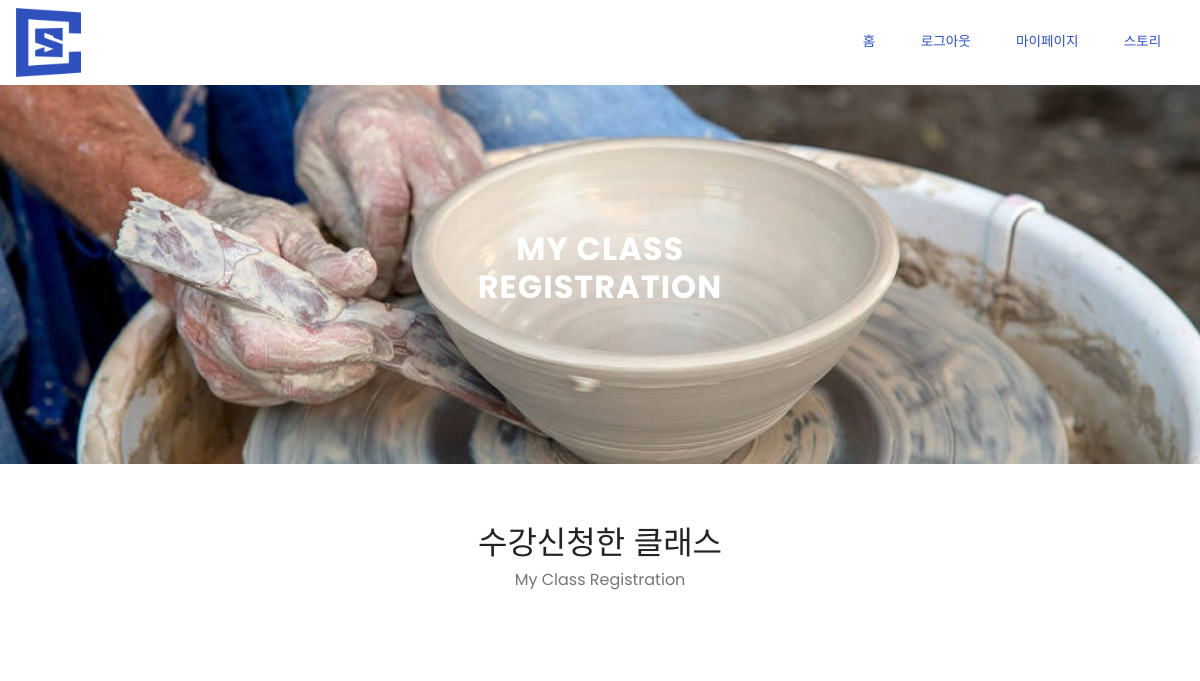
Before: /accounts/my_enroll/ (signed in) with the older database file.
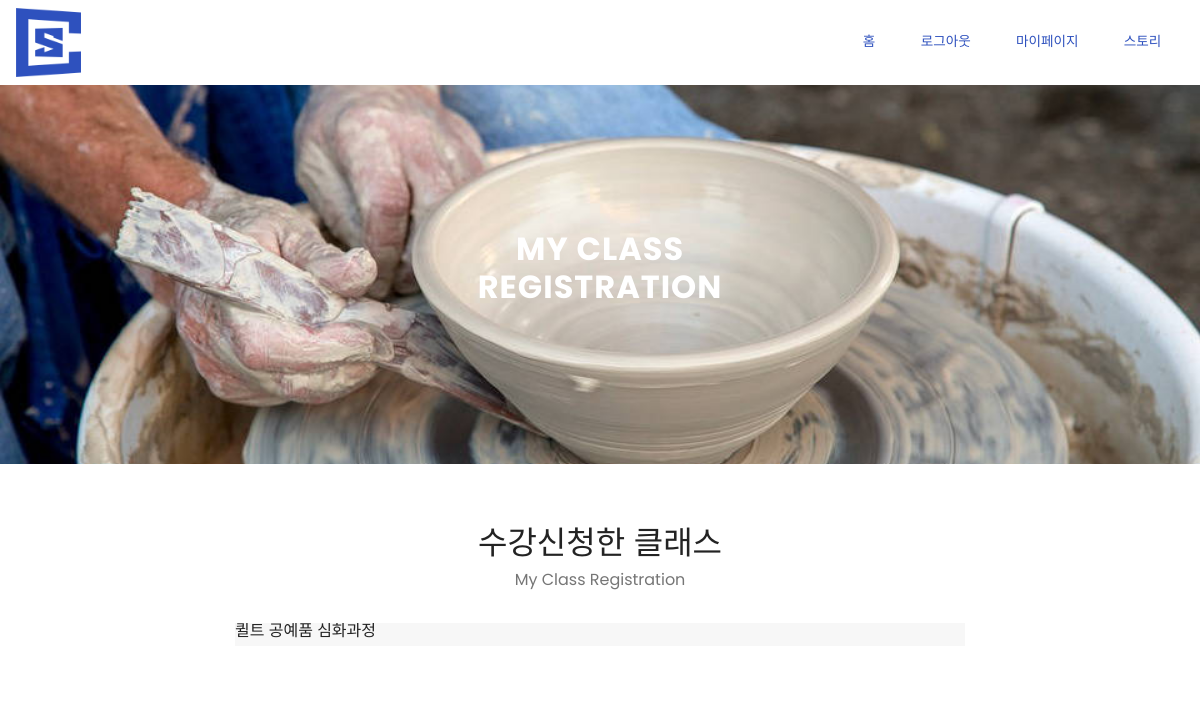
After: the same page with the newer database file.
### classregister/models.py (models this page shows, shortened)
class Book(models.Model):
    user = models.ForeignKey(settings.AUTH_USER_MODEL, on_delete=models.CASCADE)
    book_class = models.ForeignKey(Class, on_delete=models.CASCADE)
    created_at = models.DateTimeField(auto_now_add=True)

class Class(models.Model):
    CATEGORY = (
      ('요리', '요리'),
        ('수공예', '수공예'),
        ('꽃', '꽃'),
        ('미술', '미술'),
        ('음악', '음악'),
        ('미용', '미용'),
        ('운동', '운동'),
        ('커피/차', '커피/차'),
    )
    owner_name = models.ForeignKey(settings.AUTH_USER_MODEL, on_delete=models.CASCADE)
    class_title = models.CharField(max_length=255)
    summary = models.CharField(max_length=255)
    describe = models.TextField()
    price = models.IntegerField()
    date = models.DateTimeField()
    category = models.CharField(max_length=10, choices=CATEGORY) # 미정
    current_number = models.IntegerField(default=0)
    max_number = models.IntegerField()
    img1 = models.ImageField(null=True,blank=True, upload_to='class/')
    img2 = models.ImageField(null=True,blank=True, upload_to='class/')
    img3 = models.ImageField(null=True,blank=True, upload_to='class/')
    img4 = models.ImageField(null=True,blank=True, upload_to='class/')
    img5 = models.ImageField(null=True,blank=True, upload_to='class/')

### accounts/views.py (the view)
# urls.py: path('my_enroll/', views.my_enroll, name='my_enroll'),
@login_required
def my_enroll(request):
    books = Book.objects.filter(user=request.user)
    return render(request, 'accounts/my_enroll.html', {'books': books})

### accounts/templates/accounts/my_enroll.html (shortened to what this page needs)
{% extends 'base.html' %}
{% block content %}
{% load static %}
<!DOCTYPE html>
<html  >
<head>
  <link rel="stylesheet" href="{% static 'assets/web/assets/mobirise-icons/mobirise-icons.css' %}">
  <link rel="stylesheet" href="{% static 'assets/bootstrap/css/bootstrap.min.css' %}">
  <link rel="stylesheet" href="{% static 'assets/bootstrap/css/bootstrap-grid.min.css' %}">
  <link rel="stylesheet" href="{% static 'assets/bootstrap/css/bootstrap-reboot.min.css' %}">
  <link rel="stylesheet" href="{% static 'assets/theme/css/style.css' %}">
  <link rel="preload" as="style" href="{% static 'assets/mobirise/css/mbr-additional.css' %}"><link rel="stylesheet" href="{% static 'assets/mobirise/css/mbr-additional.css' %}" type="text/css">
</head>
<body>
  <section class="features14 popup-btn-cards cid-rIsITcURvh mbr-parallax-background" id="features14-1j">
    <a class="full-link" href=""></a>
    <div class="container-fluid card-wrapper">
        <div class="row justify-content-center align-items-center" style="min-height: 12vw;">
             <div class="col-xl-10 col-lg-10 col-md-12 text-block">
                <h2 class="mbr-section-title mbr-fonts-style mbr-light mbr-white mbr-bold display-2">MY CLASS<br> REGISTRATION</h2>
             </div>
        </div>
    </div>
</section>
<section class="accordion1 cid-rIsITedUZz" id="accordion1-1k">
    <div class="container">
        <h2 class="mbr-fonts-style mbr-section-title align-center display-2">수강신청한 클래스</h2>
        <h3 class="mbr-fonts-style mbr-section-subtitle align-center display-5">My Class Registration</h3>
        <div class="row justify-content-center pt-4">
            <div class="col-md-10 col-lg-8 content-block">
            <div class="accordion-content">
                <div id="bootstrap-accordion_19" class="panel-group accordionStyles accordion " role="tablist" aria-multiselectable="true">
                    {% for book in books.all %}
                        <div class="card">
                            <div class="card-header" role="tab" id="headingOne">
                                <a href="{% url 'classregister:detail' book.book_class.id %}">
                                    <h4 class="mbr-fonts-style header-text display-5">{{book.book_class.class_title}}</h4>
                                </a>
                            </div>
                        </div>
                    {% endfor %}
                </div>
            </div>
            </div>
    </div>
    </div>
</section>
</body>
</html>
{% endblock %}

Changed rows visible on the page:
added Book: book_class.class_title "퀼트 공예품 심화과정"
